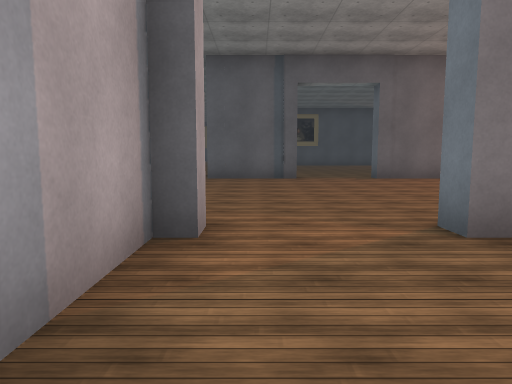
view 1 (above)

19 first-person views from a walk through a Unity game level. The camera is 1.4 m above the floor, tilts 6° down and sees 70° across. The floor is counted in squares, 2 m on a side. Each view is taken from the middle of a square. On the plan, view 1 faces up. The plan holds only what a view shows up to about 11 squares ahead; the rest is blank. The place goes on beyond the plan. The player is left out. Some animated figures are not drawn. Some surface patterns are stand-ins.

view 2
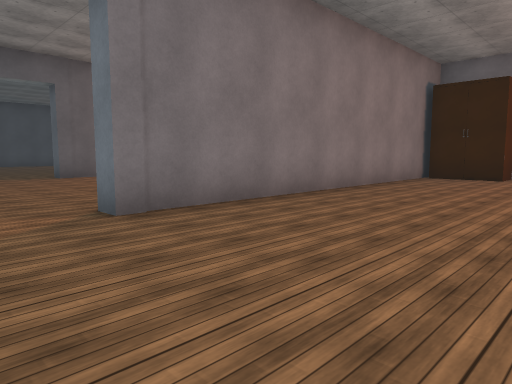

view 3
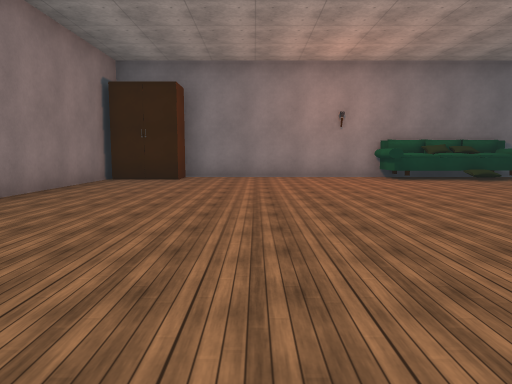

view 4
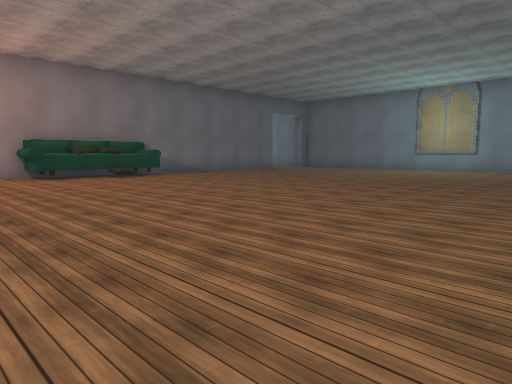

view 5
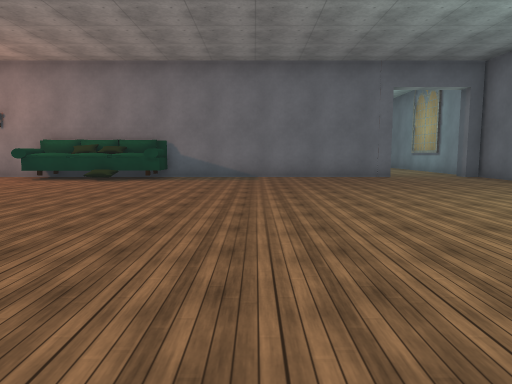

view 6
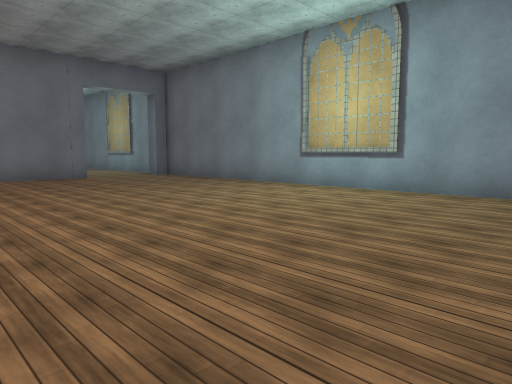

view 7
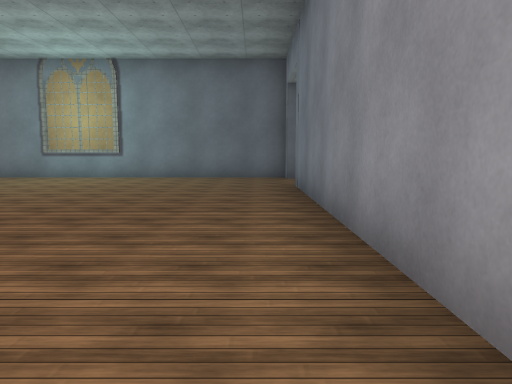

view 8
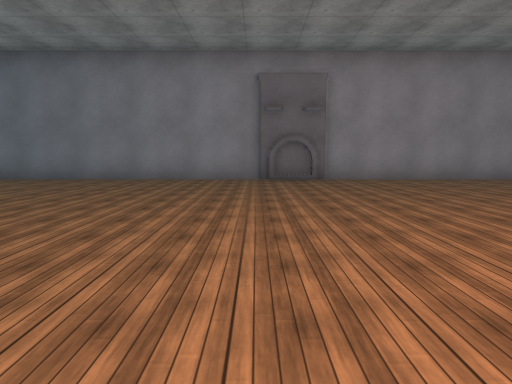

view 9
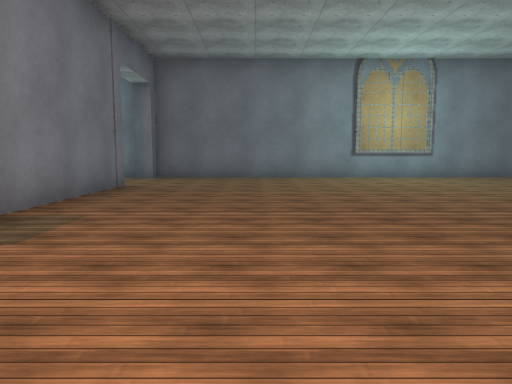

view 10
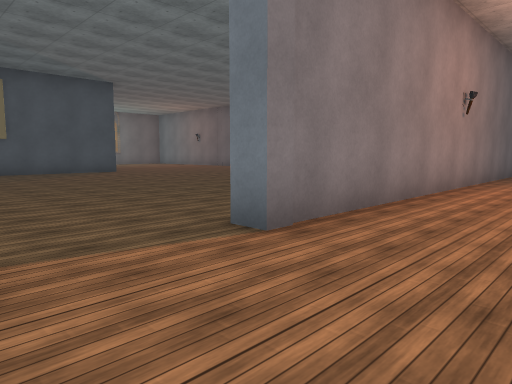

view 11
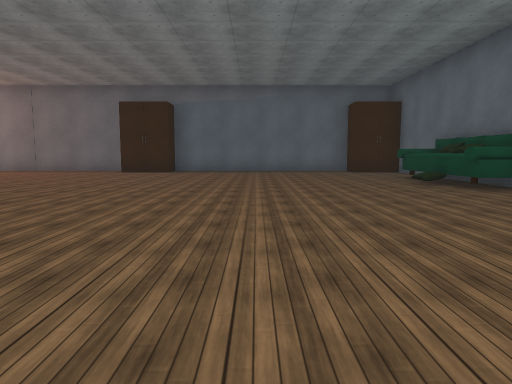

view 12
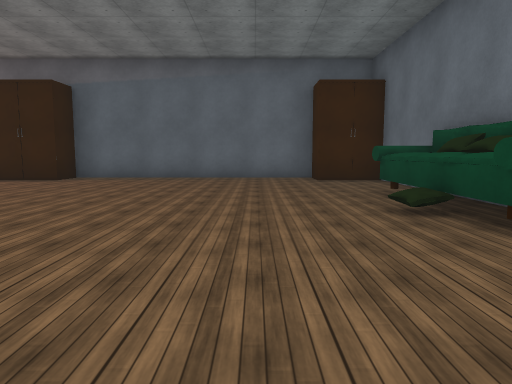

view 13
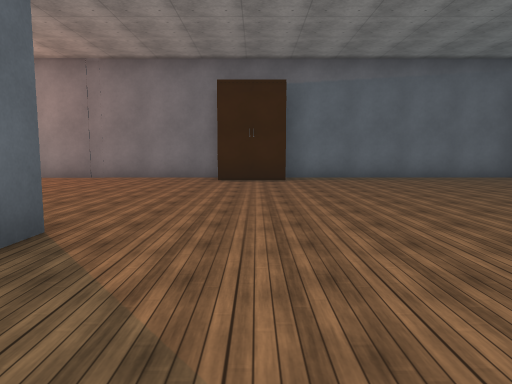

view 14
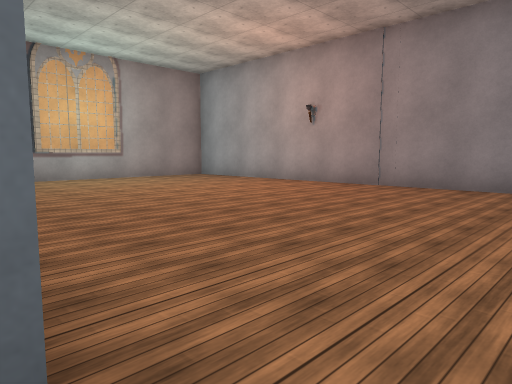

view 15
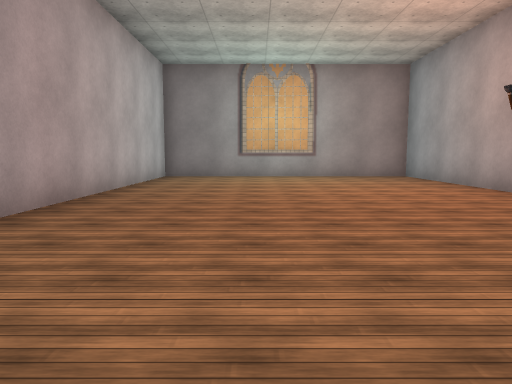

view 16
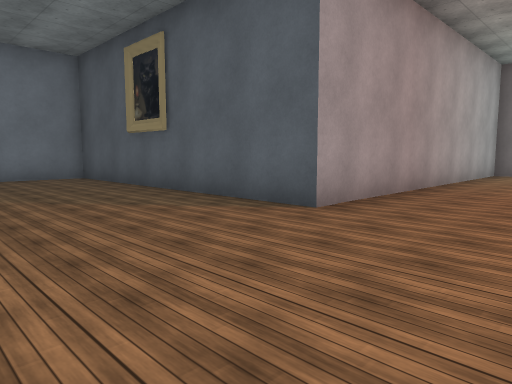

view 17
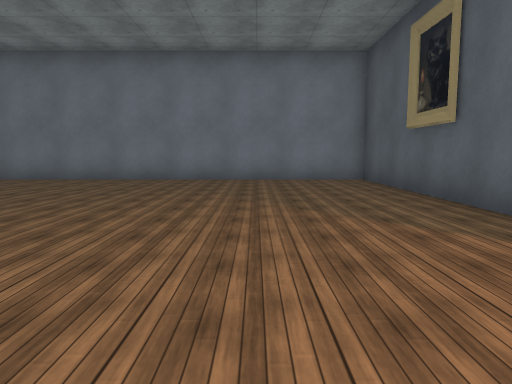

view 18
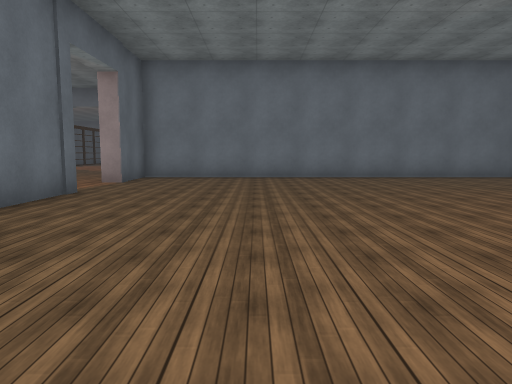

view 19
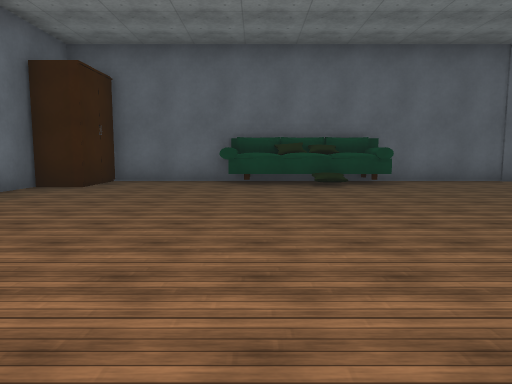

### Floor plan
Points are (right, up) in squares from view 1. A wall is a line through its corners. A room is listed if a view was taken in it or the views show most of it. See-through windows are left out.
Room 1 (views 1, 2, 3, 4, 5, 6, 7, 8, 9)
walls: (-0.9, -6.9) (-0.9, -15); (11.9, -15.1) (11.9, 1.1); (11.5, 3.1) (1.8, 3.1); (0.6, -17.7) (11.9, -17.7) (11.9, -17.2) (12.4, -17.2); (-0.9, 3.1) (-0.9, -5.2)
ways out: opening at (-0.3, -16) to room 2; opening at (0.5, 3) to room 2; opening at (12, -16.5)
objects: other object (11, -8) to (11, -5); other object (11, 1) to (11, 2)
Room 2 (view 10)
walls: (-0.5, 3.5) (-0.5, 3.1); (1.1, 10.7) (1.1, 10.3) (-1.4, 10.3); (1.8, 3.1) (1.8, 3.6); (6.5, 10.3) (3.4, 10.3); (13.4, 10.3) (9.4, 10.3); (-0.9, -17.7) (0.6, -17.7)
ways out: opening at (-0.3, -16) to room 1; opening at (0.5, 3) to room 1; opening at (2.5, 10) to room 3; opening at (8, 10.7) to room 3
objects: other object (-1, -6); other object (14, 11) to (14, 12)
Room 3 (views 11, 12, 13, 14, 15, 16, 17, 18, 19)
walls: (14.7, 21) (14.7, 31.1); (10.6, 10.7) (13.5, 10.7); (14.7, 12.2) (14.7, 19.2); (3.4, 10.3) (3.4, 10.7) (6.6, 10.7); (7.2, 31.1) (7.2, 21.9) (-0.9, 21.9) (-0.9, 10.7) (1.1, 10.7)
ways out: opening at (2.5, 10) to room 2; opening at (8, 10.7) to room 2
objects: other object (7, 11) to (10, 12); other object (14, 20) to (14, 21)

Positions as (right, up) in squares from view 1, and headings:
1: (0, 0), facing up
2: (0, -1), facing up-right
3: (1, -1), facing right
4: (0, -2), facing down-right
5: (1, -11), facing right
6: (1, -11), facing down-right
7: (0, -7), facing down
8: (9, -7), facing left
9: (9, -7), facing down
10: (1, 8), facing up-right
11: (0, 16), facing right
12: (4, 14), facing right
13: (4, 20), facing right
14: (7, 21), facing up-right
15: (10, 20), facing up
16: (10, 18), facing up-left
17: (9, 19), facing left
18: (10, 14), facing left
19: (10, 20), facing down
